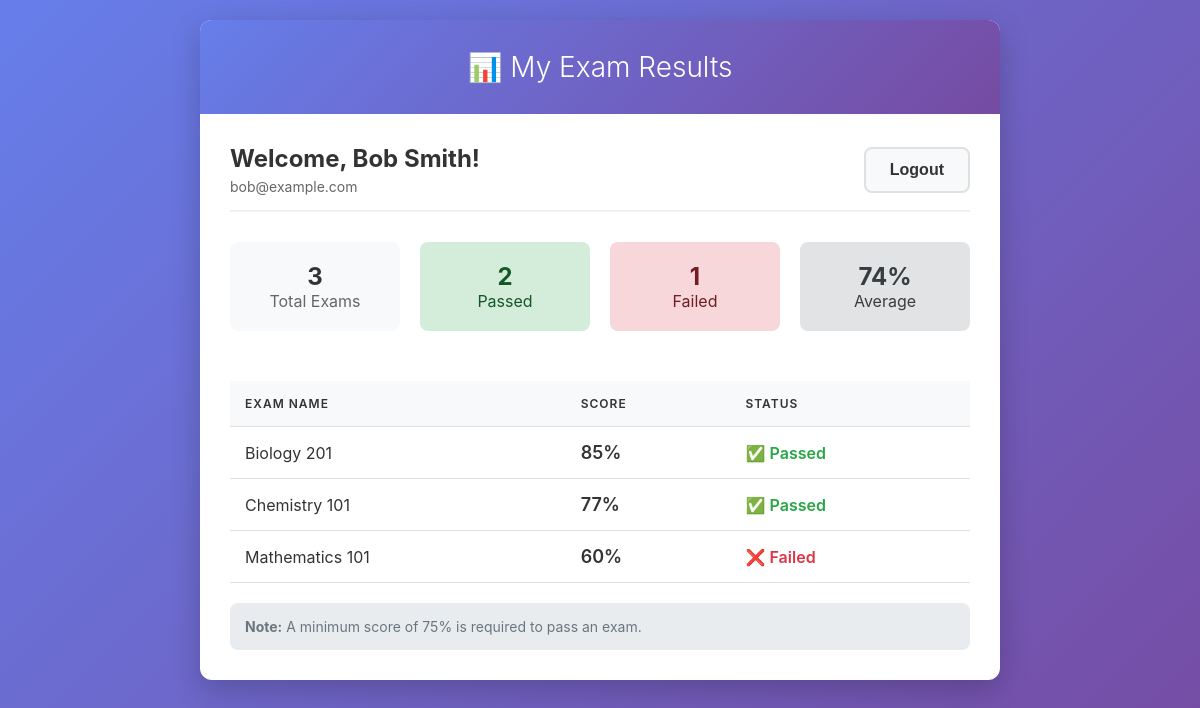
Page /exam-app/web/src/exams.php (signed in) on the committed database.
### tables this page shows
CREATE TABLE IF NOT EXISTS exams (
  id INT AUTO_INCREMENT PRIMARY KEY,
  user_id INT NOT NULL,
  name VARCHAR(255) NOT NULL,
  score INT NOT NULL,
  FOREIGN KEY (user_id) REFERENCES users(id) ON DELETE CASCADE
);

### exam-app/web/src/exams.php (the view, shortened to what this page needs)
<?php
require_once 'config.php';
$user_id = $_SESSION['user_id'];
$user_name = $_SESSION['user_name'];
$user_email = $_SESSION['user_email'];
$stmt = $mysqli->prepare("SELECT name, score FROM exams WHERE user_id = ? ORDER BY name");
$stmt->bind_param('i', $user_id);
$stmt->execute();
$result = $stmt->get_result();
$exams = $result->fetch_all(MYSQLI_ASSOC);
$total_exams = count($exams);
$passed_exams = 0;
$total_score = 0;
foreach ($exams as $exam) {
    if ($exam['score'] >= 75) {
        $passed_exams++;
    }
    $total_score += $exam['score'];
}
$average_score = $total_exams > 0 ? round($total_score / $total_exams, 1) : 0;
?>
<!DOCTYPE html>
<html lang="en">
<head>
    <link rel="stylesheet" href="style.css">
</head>
<body>
    <div class="container">
        <div class="header">
            <h1>📊 My Exam Results</h1>
        </div>
        <div class="content">
            <div class="top-bar">
                <div class="user-info">
                    <h2>Welcome, <?php echo htmlspecialchars($user_name, ENT_QUOTES); ?>!</h2>
                    <p><?php echo htmlspecialchars($user_email, ENT_QUOTES); ?></p>
                </div>
                <form method="post" action="logout.php" style="display: inline;">
                    <button type="submit" class="btn btn-secondary">Logout</button>
                </form>
            </div>
            <?php if ($total_exams > 0): ?>
                <div style="display: grid; grid-template-columns: repeat(auto-fit, minmax(150px, 1fr)); gap: 20px; margin-bottom: 30px;">
                    <div style="background: #f8f9fa; padding: 20px; border-radius: 8px; text-align: center;">
                        <div style="font-size: 24px; font-weight: bold; color: #333;"><?php echo $total_exams; ?></div>
                        <div style="color: #666;">Total Exams</div>
                    </div>
                    <div style="background: #d4edda; padding: 20px; border-radius: 8px; text-align: center;">
                        <div style="font-size: 24px; font-weight: bold; color: #155724;"><?php echo $passed_exams; ?></div>
                        <div style="color: #155724;">Passed</div>
                    </div>
                    <div style="background: #f8d7da; padding: 20px; border-radius: 8px; text-align: center;">
                        <div style="font-size: 24px; font-weight: bold; color: #721c24;"><?php echo $total_exams - $passed_exams; ?></div>
                        <div style="color: #721c24;">Failed</div>
                    </div>
                    <div style="background: #e2e3e5; padding: 20px; border-radius: 8px; text-align: center;">
                        <div style="font-size: 24px; font-weight: bold; color: #383d41;"><?php echo $average_score; ?>%</div>
                        <div style="color: #383d41;">Average</div>
                    </div>
                </div>
                <div class="table-container">
                    <table>
                        <thead>
                            <tr>
                                <th>Exam Name</th>
                                <th>Score</th>
                                <th>Status</th>
                            </tr>
                        </thead>
                        <tbody>
                            <?php foreach ($exams as $exam):
                                $score = (int)$exam['score'];
                                $passed = $score >= 75;
                            ?>
                            <tr>
                                <td><?php echo htmlspecialchars($exam['name'], ENT_QUOTES); ?></td>
                                <td>
                                    <span class="score"><?php echo $score; ?>%</span>
                                </td>
                                <td>
                                    <span class="<?php echo $passed ? 'status-passed' : 'status-failed'; ?>">
                                        <?php echo $passed ? '✅ Passed' : '❌ Failed'; ?>
                                    </span>
                                </td>
                            </tr>
                            <?php endforeach; ?>
                        </tbody>
                    </table>
                </div>
                <div style="margin-top: 20px; padding: 15px; background: #e9ecef; border-radius: 8px; font-size: 14px; color: #6c757d;">
                    <strong>Note:</strong> A minimum score of 75% is required to pass an exam.
                </div>
            <?php endif; ?>
        </div>
    </div>
</body>
</html>

### exam-app/web/src/style.css (style rules this page uses)
* { box-sizing: border-box; }
body { font-family: -apple-system, BlinkMacSystemFont, 'Segoe UI', Roboto, sans-serif; background: linear-gradient(135deg, #667eea 0%, #764ba2 100%); margin: 0; padding: 20px; min-height: 100vh; color: #333; }
.container { max-width: 800px; margin: 0 auto; background: white; border-radius: 12px; box-shadow: 0 10px 30px rgba(0,0,0,0.2); overflow: hidden; }
.header { background: linear-gradient(135deg, #667eea 0%, #764ba2 100%); color: white; padding: 30px; text-align: center; }
.header h1 { margin: 0; font-size: 28px; font-weight: 300; }
.content { padding: 30px; }
.top-bar { display: flex; justify-content: space-between; align-items: center; margin-bottom: 30px; padding-bottom: 15px; border-bottom: 2px solid #f0f0f0; }
.user-info h2 { margin: 0; color: #333; font-size: 24px; }
.user-info p { margin: 5px 0 0 0; color: #666; font-size: 14px; }
.btn { padding: 12px 24px; border: none; border-radius: 8px; font-size: 16px; font-weight: 600; cursor: pointer; transition: all 0.3s ease; text-decoration: none; display: inline-block; }
.btn-secondary { background: #f8f9fa; color: #333; border: 2px solid #e0e0e0; }
.table-container { overflow-x: auto; }
table { width: 100%; border-collapse: collapse; margin-top: 20px; }
table th, table td { padding: 15px; text-align: left; border-bottom: 1px solid #e0e0e0; }
table th { background: #f8f9fa; font-weight: 600; color: #333; text-transform: uppercase; font-size: 12px; letter-spacing: 1px; }
.status-passed { color: #28a745; font-weight: 600; }
.status-failed { color: #dc3545; font-weight: 600; }
.score { font-weight: 600; font-size: 18px; }

### rows in the picture
exams: name "Biology 201", score "85", shows "✅ Passed"
exams: name "Chemistry 101", score "77", shows "✅ Passed"
exams: name "Mathematics 101", score "60", shows "❌ Failed"

### other values in the picture
$user_name "Bob Smith"
$user_email "bob@example.com"
$total_exams "3"
$passed_exams "2"
$total_exams - $passed_exams "1"
$average_score "74"
